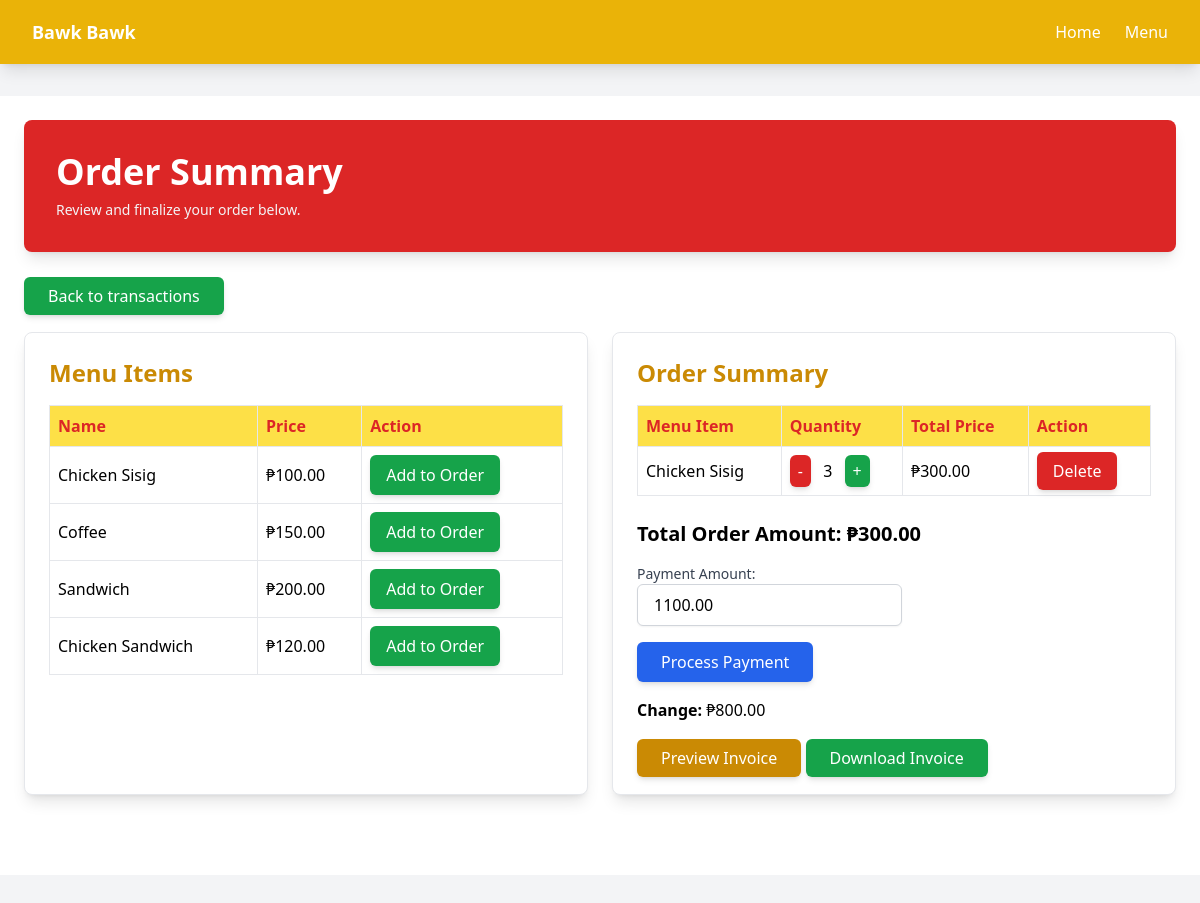
The page /order/payment/12/ on the database its author committed.
### sales_list/models.py (models this page shows, shortened)
class MenuItem(models.Model):
    name = models.CharField(max_length=255)
    price = models.DecimalField(max_digits=10, decimal_places=2)

class OrderDetail(models.Model):
    quantity = models.PositiveIntegerField()
    menu_item = models.ForeignKey(MenuItem, on_delete=models.CASCADE, blank=True, null=True)
    order_summary = models.ForeignKey(OrderSummary, on_delete=models.SET_NULL, blank=True, null=True)
    @property
    def total_price(self):
        return self.menu_item.price * self.quantity

class OrderSummary(models.Model):
    date = models.DateField(default=now)
    payment_amount = models.DecimalField(max_digits=10, decimal_places=2)
    @property
    def order_total(self):
        orderdetails = self.orderdetail_set.all()
        total = sum([details.total_price for details in orderdetails])
        return total
    @property
    def change(self):
        orderdetails = self.orderdetail_set.all()
        total = sum([details.total_price for details in orderdetails])
        change = self.payment_amount - total
        if total > self.payment_amount:
            return "Insufficient Amount!"
        elif self.payment_amount >= total:
            return change

### sales_list/views.py (the view, shortened to what this page needs)
# urls.py: path('order/payment/<int:order_id>/', sales.process_payment, name='process_payment'),
def process_payment(request, order_id):
    order_summary = OrderSummary.objects.get(id=order_id)
    all_order_items = OrderDetail.objects.filter(order_summary=order_summary)
    all_items = MenuItem.objects.all()
    return render(request, 'neworder.html', {
        'order_summary': order_summary,
        'all_items': all_items,  # Display all menu items on GET request
        'all_order_items': all_order_items  # Display current order items
    })

### sales_list/templates/neworder.html (shortened to what this page needs)
{% extends 'base.html' %}
{% load static %}
{% block content %}
<div class="bg-white p-6">
    <div class="bg-red-600 text-white p-8 mb-8 rounded-lg shadow-lg">
        <div class="flex justify-between items-center">
            <div>
                <h1 class="text-4xl font-bold mb-2">Order Summary</h1>
                <p class="text-sm text-gray-100">Review and finalize your order below.</p>
            </div>
        </div>
    </div>
    <div>
        <a href="{% url 'home' %}" class="px-6 py-2 bg-green-600 text-white rounded-md shadow-md hover:bg-green-700">Back to transactions</a>
    </div>
    <div class="flex flex-wrap gap-6 py-6">
        <div class="flex-1 bg-white border rounded-lg shadow-lg p-6 mb-8">
            <h2 class="text-2xl font-semibold text-yellow-600 mb-4">Menu Items</h2>
            <form method="POST">
                <table class="min-w-full table-auto border-collapse border border-gray-300">
                    <thead class="bg-yellow-300">
                        <tr>
                            <th class="border p-2 text-left text-red-600">Name</th>
                            <th class="border p-2 text-left text-red-600">Price</th>
                            <th class="border p-2 text-left text-red-600">Action</th>
                        </tr>
                    </thead>
                    <tbody>
                        {% for item in all_items %}
                        <tr class="hover:bg-yellow-100">
                            <td class="border p-2">{{ item.name }}</td>
                            <td class="border p-2">₱{{ item.price }}</td>
                            <td class="border p-2">
                                <button type="submit" name="menu_item" value="{{ item.id }}" class="px-4 py-2 bg-green-600 text-white font-medium rounded-md shadow-md hover:bg-green-700">
                                    Add to Order
                                </button>
                            </td>
                        </tr>
                        {% endfor %}
                    </tbody>
                </table>
            </form>
        </div>
        <div class="flex-1 bg-white border rounded-lg shadow-lg p-6 mb-8">
            <h2 class="text-2xl font-semibold text-yellow-600 mb-4">Order Summary</h2>
            <table class="min-w-full table-auto border-collapse border border-gray-300 mb-6">
                <thead class="bg-yellow-300">
                    <tr>
                        <th class="border p-2 text-left text-red-600">Menu Item</th>
                        <th class="border p-2 text-left text-red-600">Quantity</th>
                        <th class="border p-2 text-left text-red-600">Total Price</th>
                        <th class="border p-2 text-left text-red-600">Action</th>
                    </tr>
                </thead>
                <tbody>
                    {% for order_item in all_order_items %}
                    <tr class="hover:bg-yellow-100">
                        <td class="border p-2">{{ order_item.menu_item.name }}</td>
                        <td class="border p-2">
                            <form method="POST" action="{% url 'update_quantity' order_item.id %}">
                                <button type="submit" name="adjustment" value="decrease" class="px-2 py-1 bg-red-600 text-white rounded-md shadow-md hover:bg-red-700">-</button>
                                <span class="mx-2">{{ order_item.quantity }}</span>
                                <button type="submit" name="adjustment" value="increase" class="px-2 py-1 bg-green-600 text-white rounded-md shadow-md hover:bg-green-700">+</button>
                            </form>
                        </td>
                        <td class="border p-2">₱{{ order_item.total_price }}</td>
                        <td class="border p-2">
                            <a href="{% url 'delete_order_item' order_item.id %}" class="px-4 py-2 bg-red-600 text-white font-medium rounded-md shadow-md hover:bg-red-700">
                                Delete
                            </a>
                        </td>
                    </tr>
                    {% endfor %}
                </tbody>
            </table>
            <form method="POST" action="{% url 'process_payment' order_summary.id %}">
                <p class="text-xl font-bold mb-4">Total Order Amount: ₱{{ order_summary.order_total }}</p>
                <div class="mb-4">
                    <label for="payment_amount" class="block text-sm font-medium text-gray-700">Payment Amount:</label>
                    <input type="number" name="payment_amount" step="0.01" min="0" value="{{ order_summary.payment_amount }}" required class="px-4 py-2 border border-gray-300 rounded-md shadow-sm focus:ring focus:ring-yellow-500 focus:ring-opacity-50">
                </div>
                <button type="submit" class="px-6 py-2 bg-blue-600 text-white rounded-md shadow-md hover:bg-blue-700">Process Payment</button>
                <p class="mt-4"><strong>Change:</strong> ₱{{ order_summary.change }}</p>
            </form>
            {% if order_summary.payment_amount >= order_summary.order_total %}
            <div class="mt-6">
                <a href="{% url 'report_preview' order_summary.id %}" class="px-6 py-2 bg-yellow-600 text-white rounded-md shadow-md hover:bg-yellow-700">Preview Invoice</a>
                <a href="{% url 'report_download' order_summary.id %}" class="px-6 py-2 bg-green-600 text-white rounded-md shadow-md hover:bg-green-700">Download Invoice</a>
            </div>
            {% endif %}
        </div>
    </div>
</div>
{% endblock %}

### rows shown on the page
MenuItem: name "Chicken Sisig", price "100.00", {{ item.id }} 2 (drawn)
MenuItem: name "Coffee", price "150.00", {{ item.id }} 11 (drawn)
MenuItem: name "Sandwich", price "200.00", {{ item.id }} 12 (drawn)
MenuItem: name "Chicken Sandwich", price "120.00", {{ item.id }} 13 (drawn)
OrderDetail: menu_item.name "Chicken Sisig", quantity "3", total_price "300.00"
OrderSummary: order_total "300.00", payment_amount "1100.00", change "800.00"
